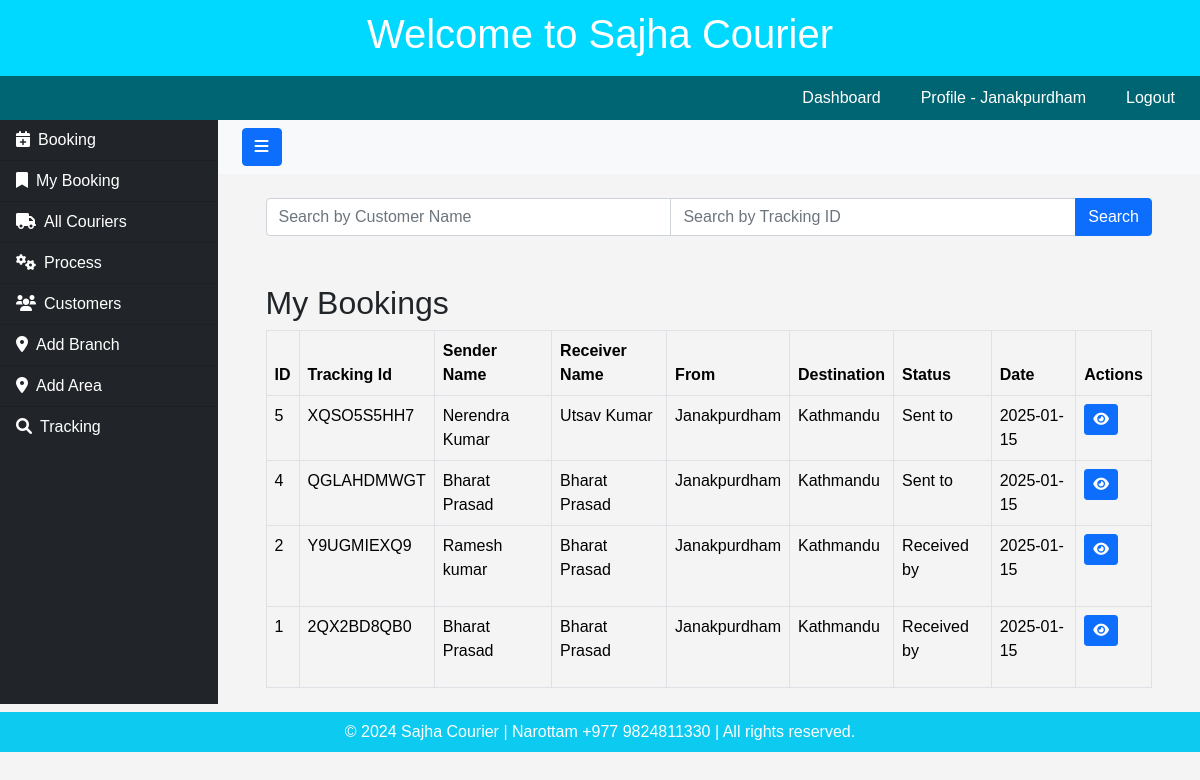
Page /courier/my_bookings/ (signed in) on the committed database.
### userapp/models.py (models this page shows, shortened)
class CourierUser(AbstractBaseUser, PermissionsMixin):
    email = models.EmailField(unique=True)
    username = models.CharField(max_length=150, unique=True)
    full_name = models.CharField(max_length=255)
    phone_number = models.CharField(max_length=20)
    working_area = models.CharField(max_length=100)
    branch_name = models.ForeignKey(Branch, on_delete=models.CASCADE, null=True)
    is_active = models.BooleanField(default=True)
    is_staff = models.BooleanField(default=False)  # Required for admin
    date_joined = models.DateTimeField(auto_now_add=True)
    objects = CourierUserManager()
    USERNAME_FIELD = 'email'
    REQUIRED_FIELDS = ['username', 'full_name']

### courierapp/models.py (models this page shows, shortened)
class Branch(models.Model):
    name = models.CharField(max_length=255)
    def __str__(self):
        return self.name

class Courier(models.Model):
    created_by = models.ForeignKey('userapp.CourierUser', on_delete=models.CASCADE)
    tracking_id = models.CharField(max_length=50, unique=True, blank=True)
    destination = models.ForeignKey('courierapp.Branch', on_delete=models.CASCADE)
    order_type = models.CharField(max_length=50)
    delivery_type = models.CharField(max_length=50)
    order_date = models.DateTimeField(auto_now=True)
    package_name = models.CharField(max_length=100)
    weight = models.CharField(max_length=50)
    total_amount = models.DecimalField(max_digits=10, decimal_places=2, blank=True, null=True)
    reference = models.CharField(max_length=50, blank=True, null=True)
    instruction = models.CharField(max_length=100, blank=True, null=True)
    vendor_name = models.ForeignKey('Customer', on_delete=models.CASCADE)
    customer_name = models.CharField(max_length=200)
    customer_address = models.TextField()
    customer_phone = models.CharField(max_length=15)
    customer_alt_phone = models.CharField(max_length=15, blank=True, null=True)
    cod_amount = models.DecimalField(max_digits=10, decimal_places=2, blank=True, null=True)
    @property
    def latest_status(self):
        return self.statuses.order_by('-timestamp').first()  # Using `order_by` to get the latest one

class Customer(models.Model):
    vendor_name = models.CharField(max_length=200)
    vendor_address = models.TextField()
    vendor_phone = models.CharField(max_length=15)
    vendor_alt_phone = models.CharField(max_length=15, blank=True, null=True)
    created_by = models.ForeignKey('userapp.CourierUser', on_delete=models.CASCADE)

class CourierStatus(models.Model):
    courier = models.ForeignKey('Courier', related_name='statuses', on_delete=models.CASCADE)
    updated_by = models.ForeignKey('userapp.CourierUser', on_delete=models.CASCADE)
    location_branch = models.ForeignKey('courierapp.Branch', on_delete=models.CASCADE)
    STATUS_CHOICES = [
        ('Booked by', 'Booked by'),
        ('Cancel', 'Cancel'),
        ('Packed for', 'Packed for'),
        ('Received by', 'Received by'),
        ('Sent to', 'Sent to'),
        ('In destination', 'In destination'),
        ('Out for delivery', 'Out for delivery'),
        ('Delivered', 'Delivered'),
    ]
    status = models.CharField(max_length=50, choices=STATUS_CHOICES)
    timestamp = models.DateTimeField(default=timezone.now)  # Time when status was updated
    additional_info = models.TextField(blank=True, null=True)  # Optional extra info for each status update
    class Meta:
        ordering = ['timestamp']  # Ensuring statuses are listed in chronological order for each courier

### courierapp/views.py (the view)
# urls.py: path('courier/my_bookings/', views.my_booking, name='my_booking'),
@login_required(login_url='login')
def my_booking(request):
    search_name = request.GET.get('name', '')
    search_id = request.GET.get('id', '')
    couriers = Courier.objects.all()
    if search_name:
        couriers = couriers.filter(customer_name__icontains=search_name)
        if search_id:
            couriers = couriers.filter(tracking_id__icontains=search_id)
    couriers = couriers.order_by('-order_date')
    return render(request, 'couriers/my_booking.html', {'couriers': couriers})

### courierapp/templates/couriers/my_booking.html (shortened to what this page needs)
{% extends 'couriers/base.html' %}
{% block content %}
    <div class="container">
        <form method="get" action="{% url 'all_couriers_list' %}" class="mb-4">
            <div class="input-group">
                <input type="text" name="name" value="{{ request.GET.name }}" class="form-control" placeholder="Search by Customer Name" aria-label="Search by Customer Name">
                <input type="text" name="id" value="{{ request.GET.id }}" class="form-control" placeholder="Search by Tracking ID" aria-label="Search by Tracking ID">
                <button class="btn btn-primary" type="submit">Search</button>
            </div>
        </form>
        <h2 class="mt-5">My Bookings</h2>
        <table class="table table-bordered">
            <thead>
                <tr>
                    <th>ID</th>
                    <th>Tracking Id</th>
                    <th>Sender Name</th>
                    <th>Receiver Name</th>
                    <th>From</th>
                    <th>Destination</th>
                    <th>Status</th>
                    <th>Date</th>
                    <th>Actions</th>
                </tr>
            </thead>
            <tbody>
                {% for courier in couriers %}
                {% if courier.created_by.username == request.user.username %}
                <tr>
                        <td>{{ courier.id }}</td>
                        <td>{{ courier.tracking_id }}</td>
                        <td>{{ courier.vendor_name.vendor_name }}</td>
                        <td>{{ courier.customer_name }}</td>
                        <td>{{ courier.created_by.branch_name }}</td>
                        <td>{{ courier.destination.name }}</td>
                        <td>
                            {% if courier.latest_status %}
                                <p>{{ courier.latest_status.status }}</p>
                            {% else %}
                                <p>Booked | No Update</p>
                            {% endif %}
                        </td>
                        <td>{{ courier.order_date|date:"Y-m-d" }}</td>
                        <td>
                            <a href="{% url 'courier_details' courier.id %}" class="btn btn-primary btn-sm text-white" aria-label="View Courier">
                                <i class="fas fa-eye"></i>
                            </a>
                        </td>
                    </tr>
                {% endif %}
                {% empty %}
                    <tr>
                        <td colspan="8" class="text-center">No couriers available</td>
                    </tr>
                {% endfor %}
            </tbody>
        </table>
    </div>
{% endblock %}

### userapp/templates/users/header.html (shortened to what this page needs)
<!DOCTYPE html>
<html lang="en">
<head>
    <link rel="stylesheet" href="https://cdnjs.cloudflare.com/ajax/libs/font-awesome/6.0.0-beta3/css/all.min.css">
</head>
<body>
    <header>
        <h1>Welcome to Sajha Courier</h1>
    </header>
    <nav>
        {% if user.is_authenticated %}
        <a href="{% url 'dashboard' %}">Dashboard</a>
        <a href="{% url 'view_profile' %}">Profile - {{ user.branch_name }} </a>
        <a href="{% url 'logout' %}">Logout</a>
        {% endif %}
    </nav>
</body>
</html>

### userapp/templates/users/header.html (style rules this page uses)
body { font-family: Arial, sans-serif; margin: 0; padding: 0; background-color: #f4f4f4; }
header { background-color: rgb(0, 217, 255); color: #fff; padding: 10px; text-align: center; }
nav { background-color: rgb(0, 101, 114); display: flex; justify-content: right; padding: 5px; }
nav a { color: #fff; padding: 5px 20px; text-decoration: none; text-align: center; transition: background-color 0.3s; }

### rows in the picture
CourierUser: branch_name "Janakpurdham"
Courier: id "5", tracking_id "XQSO5S5HH7", vendor_name.vendor_name "Nerendra Kumar", customer_name "Utsav Kumar", created_by.branch_name "Janakpurdham", destination.name "Kathmandu", latest_status.status "Sent to", order_date "2025-01-15"
Courier: id "4", tracking_id "QGLAHDMWGT", vendor_name.vendor_name "Bharat Prasad", customer_name "Bharat Prasad", created_by.branch_name "Janakpurdham", destination.name "Kathmandu", latest_status.status "Sent to", order_date "2025-01-15"
Courier: id "2", tracking_id "Y9UGMIEXQ9", vendor_name.vendor_name "Ramesh kumar", customer_name "Bharat Prasad", created_by.branch_name "Janakpurdham", destination.name "Kathmandu", latest_status.status "Received by", order_date "2025-01-15"
Courier: id "1", tracking_id "2QX2BD8QB0", vendor_name.vendor_name "Bharat Prasad", customer_name "Bharat Prasad", created_by.branch_name "Janakpurdham", destination.name "Kathmandu", latest_status.status "Received by", order_date "2025-01-15"
